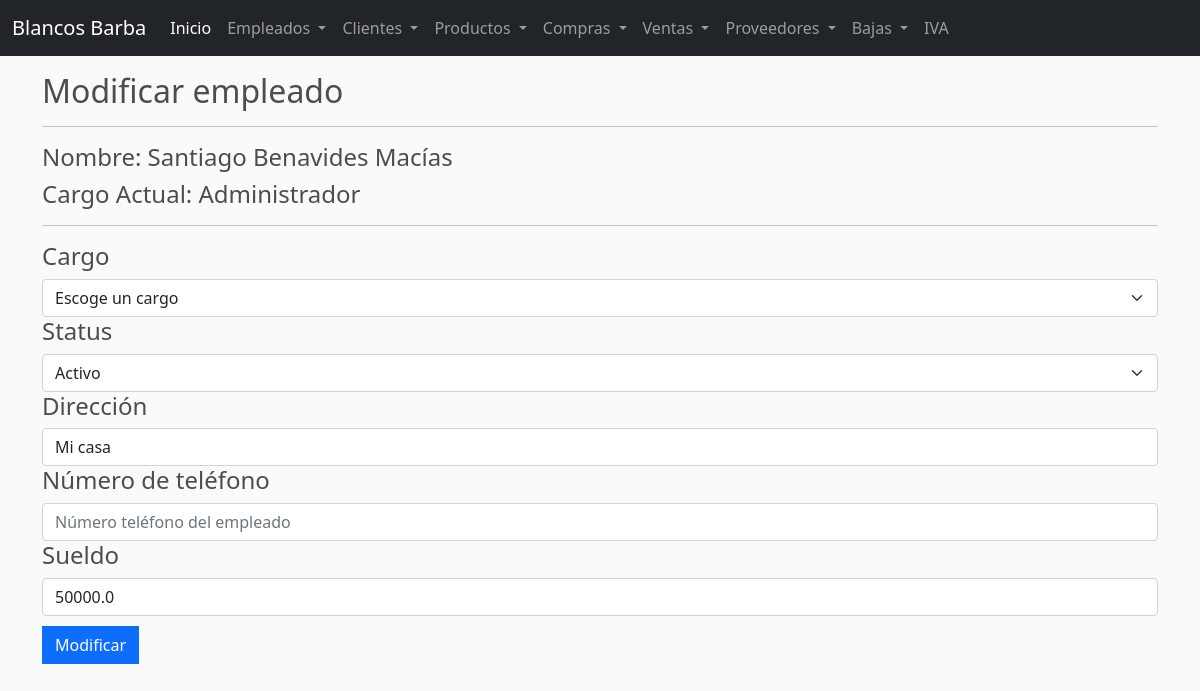
Page /memp/1 on the earlier database version.
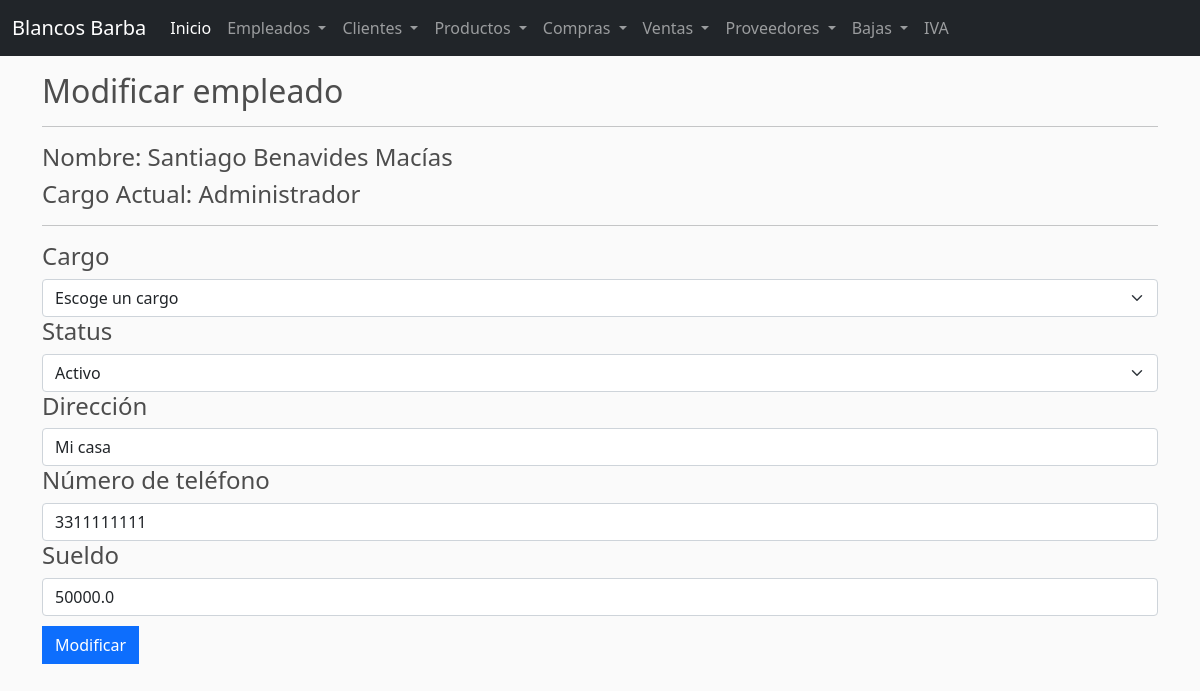
Same page on the later database version.
### barba/models.py (models this page shows, shortened)
class Empleado(models.Model):
    nombre = models.CharField(max_length=50,null=True)
    apellidos = models.CharField(max_length=50,null=True)
    sueldo = models.FloatField(null=True)
    cargo = models.CharField(max_length=50,null=True)
    direccion = models.CharField(max_length=50,null=True)
    status = models.CharField(max_length=50,null=True,blank=True)
    password = models.CharField(max_length=50,null=True)
    telefono = models.CharField(max_length=50,null=True)

### barba/views.py (the view)
# urls.py: path('memp/<str:pk>',views.memp, name='memp'),
def memp(request,pk):
    if request.method == 'POST':
        form = ModifyEmpleadoForm(request.POST)
        try:
            cargo = request.POST['cargo']
        except:
            empleado = Empleado.objects.get(pk=pk)
            context = {
                'empleado': empleado,
            }
            messages.error(request, 'Selecciona un cargo por favor')
            return render(request, 'memp.html', context)
        cargo = request.POST['cargo']
        status = request.POST['status']
        direccion = request.POST['direccion']
        telefono = request.POST['telefono']
        sueldo = request.POST['sueldo']
        context = {
            'cargo': cargo,
            'status': status,
            'direccion': direccion,
            'telefono': telefono,
            'sueldo': sueldo,
        }
        if form.is_valid():
            empleado = Empleado.objects.get(pk=pk)
            empleado.cargo = cargo
            empleado.status = status
            empleado.direccion = direccion
            empleado.telefono = telefono
            empleado.sueldo = sueldo
            empleado.save()
            return redirect('emps')
        else:
            empleado = Empleado.objects.get(pk=pk)
            context = {
                'empleado': empleado,
            }
            messages.error(request, 'No dejes campos en blanco por favor')
            return render(request, 'memp.html', context)
    else:
        empleado = Empleado.objects.get(pk=pk)
        context = {
            'empleado': empleado,
        }
        return render(request, 'memp.html', context)

### barba/templates/memp.html (shortened to what this page needs)
{% extends 'base.html' %}
{% block content %}
<div class="container">
    <h2>Modificar empleado</h2>
    <hr>
    <h4>Nombre: {{empleado.nombre}} {{empleado.apellidos}}</h4>
    <h4>Cargo Actual: {{empleado.cargo}}</h4>
    <hr>
    <form method="POST" action="" enctype="multipart/form-data">
        <div class="form-group">
            <h4>Cargo</h4>
            <select class="form-select" name="cargo" value="{{ empleado.cargo }}">
                <option value="" selected disabled hidden>Escoge un cargo</option>
            </select>
        </div>
        <div class="form-group">
            <h4>Status</h4>
            <select class="form-select" name="status" value="{{ empleado.status }}">
                <option value="Activo">Activo</option>
            </select>
        </div>
        <div class="form-group">
            <h4>Dirección</h4>
            <input type="text" class="form-control" placeholder="Dirección del empleado" value="{{ empleado.direccion }}" name="direccion">
        </div>
        <div class="form-group">
            <h4>Número de teléfono</h4>
            <input type="number" class="form-control" placeholder="Número teléfono del empleado" value="{{ empleado.telefono }}" name="telefono">
        </div>
        <div class="form-group">
            <h4>Sueldo</h4>
            <input type="number" class="form-control" placeholder="Sueldo del empleado" value="{{ empleado.sueldo }}" name="sueldo">
        </div>
        <button type="submit" class="btn btn-primary" style="margin-top: 10px;">Modificar</button>
    </form>
</div>
{% endblock %}

Differences in the rows shown:
changed Empleado "Santiago": telefono (not shown) → "3311111111"
